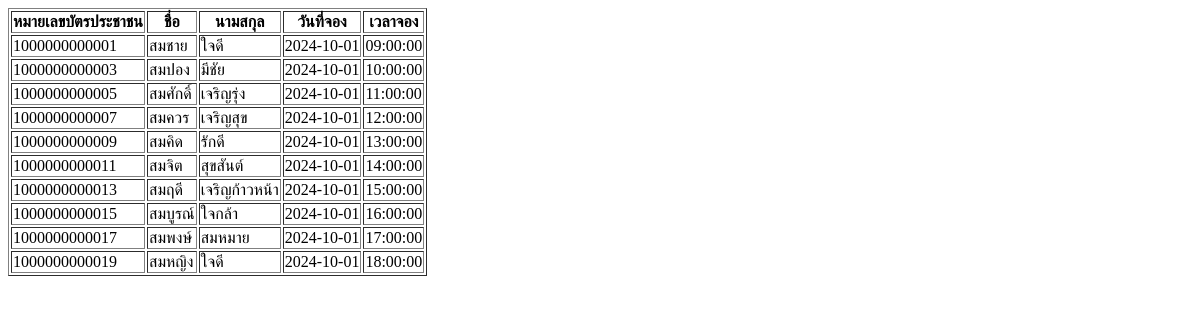
/webpage2_1.php, run on an earlier commit of the app's database.
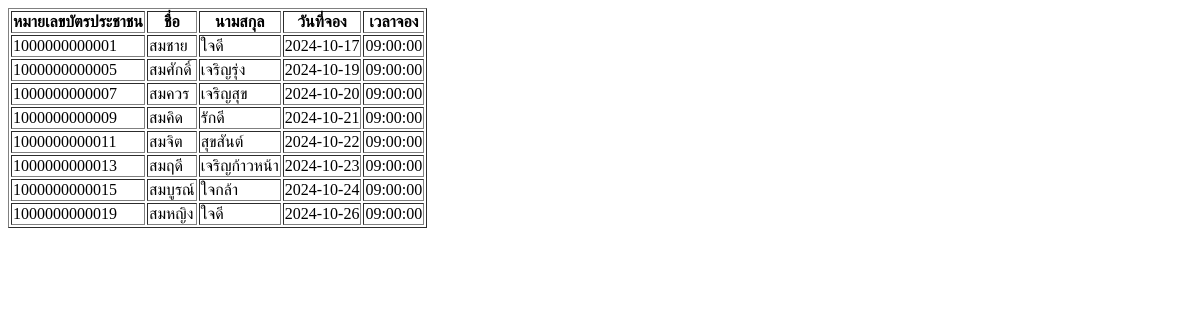
And on a later commit of the database.
### tables this page shows
CREATE TABLE Reservation (
    reservation_id INT AUTO_INCREMENT NOT NULL,
    reserve_date DATE NOT NULL,
    reserve_time TIME NOT NULL,
    queue_no INT NOT NULL,
    checklist_id INT NOT NULL,
    national_id VARCHAR(13) NOT NULL,
    duration_id VARCHAR(10) NOT NULL,

    PRIMARY KEY (reservation_id),
    Foreign Key (checklist_id) REFERENCES Checklist(checklist_id),
    Foreign Key (national_id) REFERENCES Users(national_id),
    Foreign key (duration_id) REFERENCES Post_Duration(Duration_id)
);

CREATE TABLE Users (
    national_id VARCHAR(13) NOT NULL,
    firstname VARCHAR(50) NOT NULL,
    lastname VARCHAR(50) NOT NULL,
    Email VARCHAR(50),
    phone_num VARCHAR(10), 
    birthdate DATE,
    user_role TINYINT(1),
    user_cate_id TINYINT(1) NOT NULL,
    passwd VARCHAR(100),

    PRIMARY KEY (national_id),
    FOREIGN KEY (user_cate_id) REFERENCES User_category(user_cate_id)
);

### webpage2_1.php (the view)
<?php include "connect.php" ?>
<html>
<head><meta charset="utf-8"></head>
<body>
    <?php
        $stmt = $pdo->prepare("SELECT Users.national_id, Users.firstname, Users.lastname, Reservation.reserve_date, Reservation.reserve_time
FROM Reservation
JOIN Users ON Reservation.national_id = Users.national_id
WHERE MONTH(Reservation.reserve_date) = '10'
AND Users.user_cate_id = 0;");
        $stmt->execute();
        echo "<table border='1'>";
        echo "<tr>";
        echo "<th>หมายเลขบัตรประชาชน</th>";
        echo "<th>ชื่อ</th>";
        echo "<th>นามสกุล</th>";
        echo "<th>วันที่จอง</th>";
        echo "<th>เวลาจอง</th>";
        echo "</tr>";
        while ($row = $stmt->fetch()) {
            echo "<tr>";
            echo "<td>" . $row["national_id"] . "</td>";
            echo "<td>" . $row["firstname"] . "</td>";
            echo "<td>" . $row["lastname"] . "</td>";
            echo "<td>" . $row["reserve_date"] . "</td>";
            echo "<td>" . $row["reserve_time"] . "</td>";
            echo "</tr>";
        }
        echo "</table>";
    ?>
</body>
</html>

What changed in the data, as far as the page shows it:
no longer on this page (row edited): reservation: national.national_id "1000000000003", national.firstname "สมปอง", national.lastname "มีชัย", reserve_date "2024-10-01", reserve_time "10:00:00"
no longer on this page (row edited): reservation: national.national_id "1000000000017", national.firstname "สมพงษ์", national.lastname "สมหมาย", reserve_date "2024-10-01", reserve_time "17:00:00"
changed reservation "สมชาย": reserve_date "2024-10-01" → "2024-10-17"
changed reservation "สมศักดิ์": reserve_date "2024-10-01" → "2024-10-19"; reserve_time "11:00:00" → "09:00:00"
changed reservation "สมควร": reserve_date "2024-10-01" → "2024-10-20"; reserve_time "12:00:00" → "09:00:00"
changed reservation "สมคิด": reserve_date "2024-10-01" → "2024-10-21"; reserve_time "13:00:00" → "09:00:00"
changed reservation "สมจิต": reserve_date "2024-10-01" → "2024-10-22"; reserve_time "14:00:00" → "09:00:00"
changed reservation "สมฤดี": reserve_date "2024-10-01" → "2024-10-23"; reserve_time "15:00:00" → "09:00:00"
changed reservation "สมบูรณ์": reserve_date "2024-10-01" → "2024-10-24"; reserve_time "16:00:00" → "09:00:00"
changed reservation "สมหญิง": reserve_date "2024-10-01" → "2024-10-26"; reserve_time "18:00:00" → "09:00:00"
